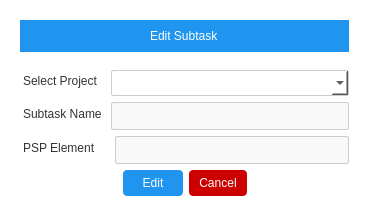
<?xml version="1.0" encoding="UTF-8"?>
<ui version="4.0">
 <class>Dialog</class>
 <widget class="QDialog" name="Dialog">
  <property name="geometry">
   <rect>
    <x>0</x>
    <y>0</y>
    <width>364</width>
    <height>216</height>
   </rect>
  </property>
  <property name="windowTitle">
   <string>Dialog</string>
  </property>
  <property name="styleSheet">
   <string notr="true">background-color: rgb(255, 255, 255);</string>
  </property>
  <layout class="QGridLayout" name="gridLayout">
   <item row="0" column="0">
    <widget class="QWidget" name="widget" native="true">
     <property name="styleSheet">
      <string notr="true">QComboBox{
border:1px solid #ccc;
padding:4px;
border-radius: 2px;


}
QComboBox:focus{

 border: 1px solid #0078d4;
            background-color: #fff;

}
QPushButton{
border:none;
border-radius:4px;
background-color:rgb(31, 149, 239);
color:white;
padding-right:10px;
padding-left:10px;
padding-top:6px;
padding-bottom:6px;


}
QPushButton:hover{
background-color:#1977bf;


}
QLineEdit{
color: #666;
font-size: 14px;
padding: 4px;
border: 1px solid #ccc;
border-radius: 2px;
background-color: #f9f9f9;
}
QLineEdit:focus {
            border: 1px solid #0078d4;
            background-color: #fff;
        }

</string>
     </property>
     <layout class="QVBoxLayout" name="verticalLayout">
      <item>
       <widget class="QWidget" name="header_widget" native="true">
        <property name="styleSheet">
         <string notr="true">background-color:rgb(31, 149, 239);
color:white;</string>
        </property>
        <layout class="QHBoxLayout" name="horizontalLayout">
         <item>
          <spacer name="horizontalSpacer">
           <property name="orientation">
            <enum>Qt::Horizontal</enum>
           </property>
           <property name="sizeHint" stdset="0">
            <size>
             <width>97</width>
             <height>8</height>
            </size>
           </property>
          </spacer>
         </item>
         <item>
          <widget class="QLabel" name="label">
           <property name="text">
            <string>Edit Subtask</string>
           </property>
          </widget>
         </item>
         <item>
          <spacer name="horizontalSpacer_2">
           <property name="orientation">
            <enum>Qt::Horizontal</enum>
           </property>
           <property name="sizeHint" stdset="0">
            <size>
             <width>96</width>
             <height>8</height>
            </size>
           </property>
          </spacer>
         </item>
        </layout>
       </widget>
      </item>
      <item>
       <spacer name="verticalSpacer">
        <property name="orientation">
         <enum>Qt::Vertical</enum>
        </property>
        <property name="sizeHint" stdset="0">
         <size>
          <width>20</width>
          <height>1</height>
         </size>
        </property>
       </spacer>
      </item>
      <item>
       <layout class="QHBoxLayout" name="horizontalLayout_3">
        <property name="spacing">
         <number>10</number>
        </property>
        <item>
         <widget class="QLabel" name="label_2">
          <property name="styleSheet">
           <string notr="true">QLabel {
   
    font-size: 12px;                    /* Medium font size */

    color: #333;                        /* Dark gray color */
    margin-bottom: 5px;                 /* Spacing below the label */
}
</string>
          </property>
          <property name="text">
           <string>Select Project</string>
          </property>
         </widget>
        </item>
        <item>
         <widget class="QComboBox" name="project_combo_box_edit">
          <property name="sizePolicy">
           <sizepolicy hsizetype="Expanding" vsizetype="Fixed">
            <horstretch>0</horstretch>
            <verstretch>0</verstretch>
           </sizepolicy>
          </property>
          <property name="minimumSize">
           <size>
            <width>238</width>
            <height>0</height>
           </size>
          </property>
         </widget>
        </item>
       </layout>
      </item>
      <item>
       <layout class="QHBoxLayout" name="horizontalLayout_2">
        <item>
         <widget class="QLabel" name="label_3">
          <property name="styleSheet">
           <string notr="true">QLabel {
   
    font-size: 12px;                    /* Medium font size */

    color: #333;                        /* Dark gray color */
    margin-bottom: 5px;                 /* Spacing below the label */
}
</string>
          </property>
          <property name="text">
           <string>Subtask Name</string>
          </property>
         </widget>
        </item>
        <item>
         <widget class="QLineEdit" name="subtask_name_le_edit">
          <property name="minimumSize">
           <size>
            <width>140</width>
            <height>0</height>
           </size>
          </property>
         </widget>
        </item>
       </layout>
      </item>
      <item>
       <layout class="QHBoxLayout" name="horizontalLayout_4">
        <property name="spacing">
         <number>16</number>
        </property>
        <item>
         <widget class="QLabel" name="label_4">
          <property name="styleSheet">
           <string notr="true">QLabel {
   
    font-size: 12px;                    /* Medium font size */

    color: #333;                        /* Dark gray color */
    margin-bottom: 5px;                 /* Spacing below the label */
}
</string>
          </property>
          <property name="text">
           <string>PSP Element</string>
          </property>
         </widget>
        </item>
        <item>
         <widget class="QLineEdit" name="psp_element_le_edit">
          <property name="minimumSize">
           <size>
            <width>140</width>
            <height>0</height>
           </size>
          </property>
         </widget>
        </item>
       </layout>
      </item>
      <item>
       <layout class="QHBoxLayout" name="horizontalLayout_5">
        <item>
         <spacer name="horizontalSpacer_3">
          <property name="orientation">
           <enum>Qt::Horizontal</enum>
          </property>
          <property name="sizeHint" stdset="0">
           <size>
            <width>68</width>
            <height>20</height>
           </size>
          </property>
         </spacer>
        </item>
        <item>
         <widget class="QPushButton" name="edit_subtask_btn">
          <property name="minimumSize">
           <size>
            <width>60</width>
            <height>0</height>
           </size>
          </property>
          <property name="cursor">
           <cursorShape>PointingHandCursor</cursorShape>
          </property>
          <property name="text">
           <string>Edit</string>
          </property>
          <property name="checkable">
           <bool>true</bool>
          </property>
         </widget>
        </item>
        <item>
         <widget class="QPushButton" name="pushButton_2">
          <property name="cursor">
           <cursorShape>PointingHandCursor</cursorShape>
          </property>
          <property name="styleSheet">
           <string notr="true">background-color:#cc0000;

border-top-color: qradialgradient(spread:pad, cx:0.5, cy:0.5, radius:0.5, fx:0.5, fy:0.5, stop:0 rgba(255, 255, 255, 255), stop:0.1 rgba(255, 255, 255, 255), stop:0.2 rgba(255, 176, 176, 167), stop:0.3 rgba(255, 151, 151, 92), stop:0.4 rgba(255, 125, 125, 51), stop:0.5 rgba(255, 76, 76, 205), stop:0.52 rgba(255, 76, 76, 205), stop:0.6 rgba(255, 180, 180, 84), stop:1 rgba(255, 255, 255, 0));</string>
          </property>
          <property name="text">
           <string>Cancel</string>
          </property>
          <property name="checkable">
           <bool>true</bool>
          </property>
         </widget>
        </item>
        <item>
         <spacer name="horizontalSpacer_4">
          <property name="orientation">
           <enum>Qt::Horizontal</enum>
          </property>
          <property name="sizeHint" stdset="0">
           <size>
            <width>48</width>
            <height>20</height>
           </size>
          </property>
         </spacer>
        </item>
       </layout>
      </item>
     </layout>
    </widget>
   </item>
  </layout>
 </widget>
 <resources/>
 <connections>
  <connection>
   <sender>pushButton_2</sender>
   <signal>toggled(bool)</signal>
   <receiver>Dialog</receiver>
   <slot>close()</slot>
   <hints>
    <hint type="sourcelabel">
     <x>205</x>
     <y>189</y>
    </hint>
    <hint type="destinationlabel">
     <x>212</x>
     <y>257</y>
    </hint>
   </hints>
  </connection>
 </connections>
</ui>
